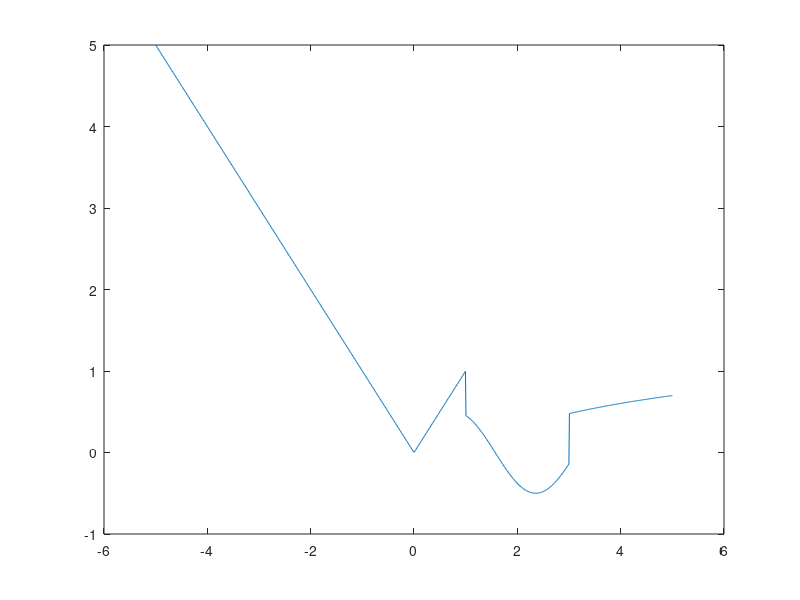

Source code (MATLAB):
clear
clc
x = linspace(-5,5,1000);
for i=1:1000
    xx = x(i);
    if xx<1
        y(i) = abs(xx);
    elseif xx<3
        y(i) = sin(xx)*cos(xx);
    else
        y(i) = log10(xx);
    end
end
plot(x,y)
